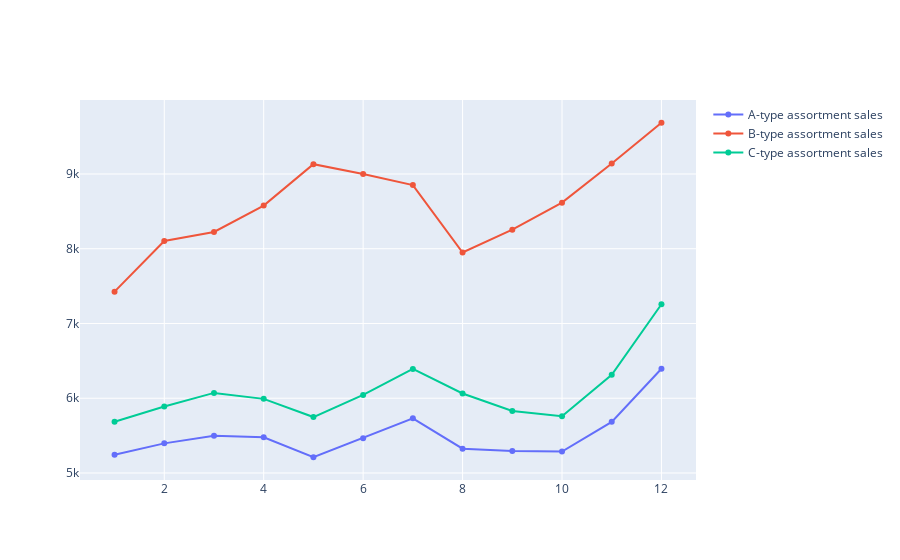

Here is the notebook cell this chart was saved with:
### Markdown cell above
### how the assortment type affects sales

### Code cell
fig = go.Figure()

a_assortment_df = merged_df[merged_df.Assortment == 'a']
b_assortment_df = merged_df[merged_df.Assortment == 'b']
c_assortment_df = merged_df[merged_df.Assortment == 'c']

a_sales_agg = a_assortment_df.groupby("Month").agg({"Sales":  "mean"})
a_sales_agg = a_sales_agg.rename(columns={"Sales": "A-type assortment sales"})

b_sales_agg = b_assortment_df.groupby("Month").agg({"Sales":  "mean"})
b_sales_agg = b_sales_agg.rename(columns={"Sales": "B-type assortment sales"})

c_sales_agg = c_assortment_df.groupby("Month").agg({"Sales":  "mean"})
c_sales_agg = c_sales_agg.rename(columns={"Sales": "C-type assortment sales"})

assortment_sales = pd.merge(a_sales_agg, b_sales_agg, on="Month")
assortment_sales = pd.merge(assortment_sales, c_sales_agg, on="Month")


display(assortment_sales)


fig.add_trace(go.Scatter(x=assortment_sales.index, y=assortment_sales['A-type assortment sales'],
                    mode='lines+markers',
                    name='A-type assortment sales'))

fig.add_trace(go.Scatter(x=assortment_sales.index,y=assortment_sales['B-type assortment sales'],
                    mode='lines+markers',
                    name='B-type assortment sales'))

fig.add_trace(go.Scatter(x=assortment_sales.index,y=assortment_sales['C-type assortment sales'],
                    mode='lines+markers',
                    name='C-type assortment sales'))
fig.show()

### Figure 1 — Plotly figure (JSON) as saved in the notebook; plotly's stock layout.template omitted (floating-point values rounded to 4 significant figures)
{"data": [{"mode": "lines+markers", "name": "A-type assortment sales", "type": "scatter", "x": [1, 2, 3, 4, 5, 6, 7, 8, 9, 10, 11, 12], "y": [5244.0, 5396.0, 5499.0, 5477.0, 5211.0, 5466.0, 5732.0, 5325.0, 5295.0, 5288.0, 5684.0, 6394.0]}, {"mode": "lines+markers", "name": "B-type assortment sales", "type": "scatter", "x": [1, 2, 3, 4, 5, 6, 7, 8, 9, 10, 11, 12], "y": [7426.0, 8104.0, 8224.0, 8577.0, 9131.0, 9000.0, 8852.0, 7950.0, 8255.0, 8616.0, 9140.0, 9685.0]}, {"mode": "lines+markers", "name": "C-type assortment sales", "type": "scatter", "x": [1, 2, 3, 4, 5, 6, 7, 8, 9, 10, 11, 12], "y": [5687.0, 5890.0, 6071.0, 5992.0, 5748.0, 6045.0, 6392.0, 6063.0, 5829.0, 5760.0, 6314.0, 7257.0]}], "layout": {}}
